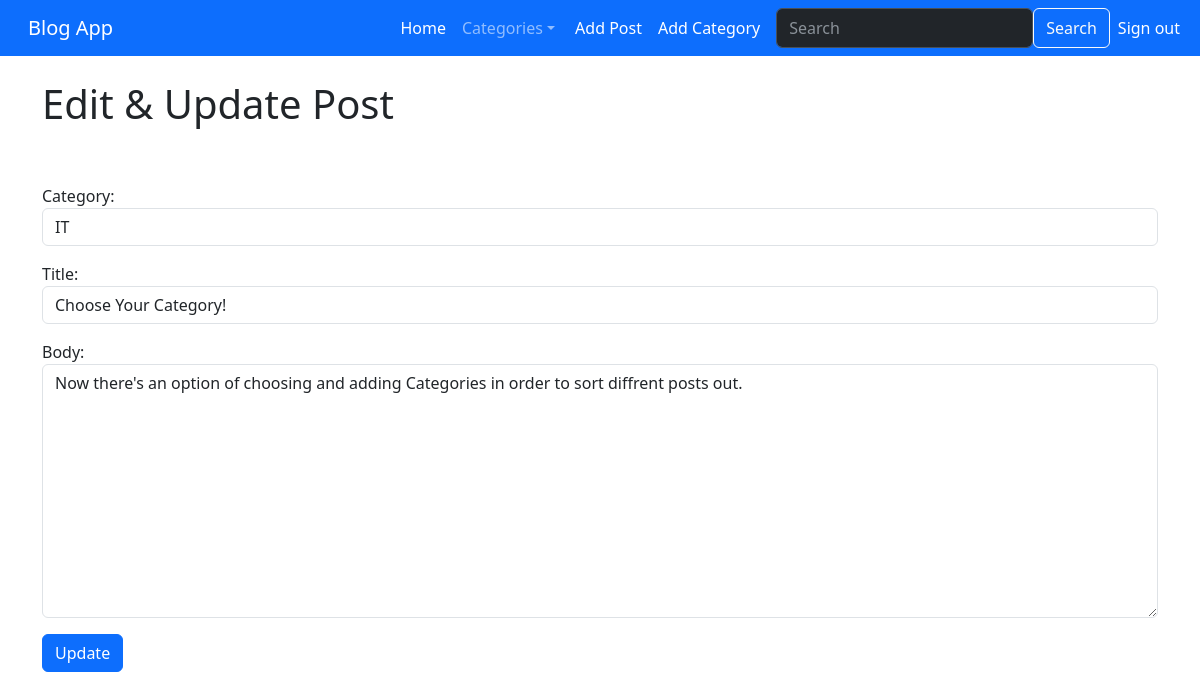
Before: /article/edit/15 (signed in) with the older database file.
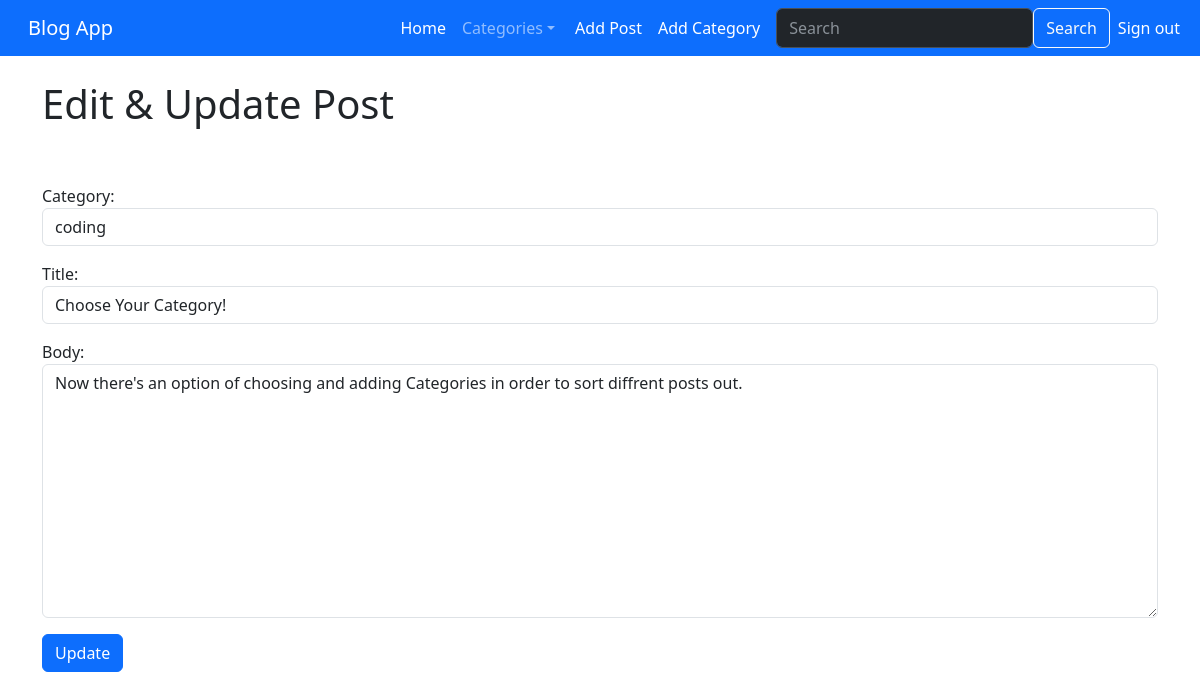
After: the same page with the newer database file.
### blogs/models.py (models this page shows, shortened)
class Post(models.Model):
    category = models.CharField(max_length=100, default='it') # категория поста со значением "IT" по умолчанию
    title = models.CharField(max_length=100) # название поста
    title_tag = models.CharField(max_length=100, default='Blog App')
    author = models.ForeignKey(User, on_delete=models.CASCADE) # при удалении темы, все записи по теме также удаляются - это каскадное удаление
    body = models.TextField(max_length=1000) # текст поста
    date_added = models.DateTimeField(auto_now_add=True)

### blogs/views.py (the view)
class UpdatePostView(UpdateView):
    model = Post
    form_class = UpdatePostForm
    template_name = 'update_post.html'
    def get_context_data(self, *args, **kwargs):
        category_menu = Category.objects.all() # достаёт все названия категорий из Category.models.py
        context = super(UpdatePostView, self).get_context_data(*args, **kwargs)
        context ['category_menu'] = category_menu
        return context

### blogs/forms.py
class UpdatePostForm(forms.ModelForm):
    class Meta:
        model = Post
        fields = ('category', 'title', 'body')
        widgets = {
            'category': forms.Select(choices=choice_list, attrs={'class': 'form-control'}),
            'title': forms.TextInput(attrs={'class': 'form-control', 'placeholder': 'Type the title of your post here!'}),
            'body': forms.Textarea(attrs={'class': 'form-control', 'placeholder': 'Write something sick!'}),
        }

### blogs/models.py (called while the page is built)
    def __str__(self):
        return self.name

### blogs/templates/update_post.html (shortened to what this page needs)
{% extends "base.html" %}
{% block content %}
{% if user.is_authenticated %}
    <h1>Edit & Update Post</h1>
    <br/><br/>
    <div class="mb-3">
        <form method="POST">
            {{ form.as_p }}
            <button class="btn btn-primary">Update</button>
        </form>
    </div>
{% else %}
<strong> You have to be logged in in order to update posts!</strong>
{% endif %}
{% endblock content %}

Changed rows visible on the page:
changed Post "Choose Your Category!": category "IT" → "coding"
